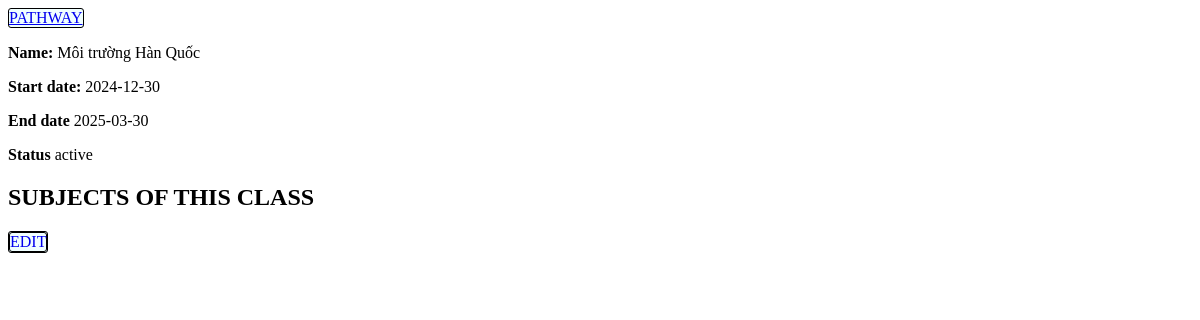
Page /manage/class/id=19/ on the earlier database version.
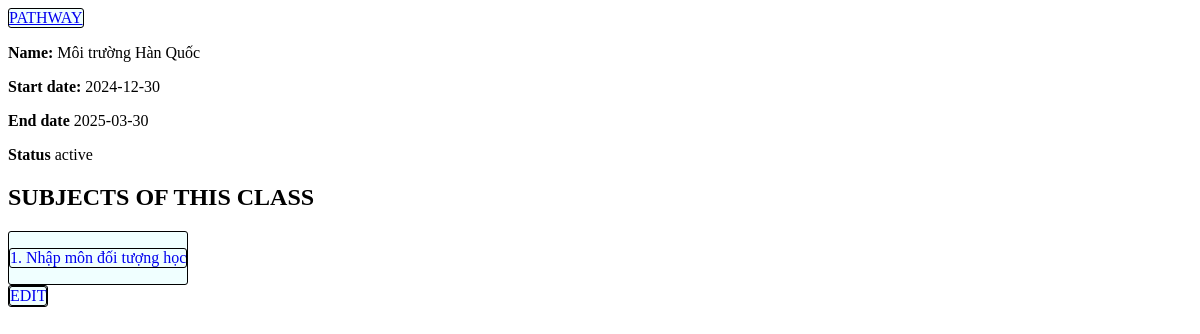
Same page on the later database version.
### main_site/models.py (models this page shows, shortened)
class Class(models.Model):
    STATUS_CHOICES = (
        ('active','active'),
        ('upcoming','upcoming'),
        ('completed','completed'),
    )
    name = models.CharField(max_length=50, verbose_name='Tên lớp')
    startDate = models.DateField(verbose_name='Thời gian mở lớp', null=True, auto_now_add=True)
    endDate = models.DateField(verbose_name='Thời gian đóng lớp', null=True)
    status = models.CharField(max_length=10, choices=STATUS_CHOICES, default='upcoming')
    maxOfDay = models.IntegerField(verbose_name='Số lượng ngày học tối đa trong kỳ', default=50)
    maxOfSessionsInDay = models.IntegerField(verbose_name="Số lượng buổi học tối đa trong ngày", default=2)
    term = models.ForeignKey(Term, on_delete=models.CASCADE, verbose_name='Thông tin kỳ học')

class Subject(models.Model):
    name = models.CharField(max_length=50, verbose_name='Tên môn học')
    class_object = models.ForeignKey(Class, on_delete=models.CASCADE, verbose_name='Lớp chứa môn học')

### main_site/views.py (the view)
# urls.py: path('manage/class/id=<int:classId>/', views.getManageClass, name="manageClass"),
def getManageClass(request, classId):
    classObj = Class.objects.filter(id=classId).first()
    subjects = Subject.objects.filter(class_object = classObj)
    context = {
        'class':classObj,
        'subjects': subjects,
    }
    return render(request, 'manage/class.html', context)

### main_site/templates/manage/class.html (shortened to what this page needs)
{% extends "base/base.html" %}
{% load static %}
{% block content %}
<a href="{% url "pathway" classId=class.id %}">PATHWAY</a>
<div class="InformationContainer">
    <p ><strong >Name:</strong> {{class.name}} </p>
</div>
<div class="InformationContainer">
    <p ><strong >Start date:</strong> {{class.startDate | date:"Y-m-d"}} </p>
</div>
<div class="InformationContainer">
    <p ><strong >End date</strong> {{class.endDate | date:"Y-m-d"}} </p>
</div>
<div class="InformationContainer">
    <p ><strong >Status</strong> {{class.status}} </p>
</div>
<h2 >SUBJECTS OF THIS CLASS</h2>
{% for subject in subjects %}
<div class="InformationContainer">
   <a href="{% url "manageSubject" subjectId=subject.id %}"><p class="ClickTag"> {{forloop.counter}}. {{subject.name}} </p></a>
</div>
{% endfor %}
<a href="{% url "editClass" classId=class.id %}"><div class="ClickTag">EDIT</div></a>
{% endblock content %}

### main_site/templates/base/base.html (shortened to what this page needs)
{% load static %}
<!DOCTYPE html>
<html>
    <head>
        <link rel="stylesheet" href="{% static "css/base.css" %}" type="text/css" >
    </head>
    <body>
        {% block content %}{% endblock content %}
    </body>
</html>

### static/css/base.css (style rules this page uses)
.ClickTag, a, [onclick] { background-color: azure; display: inline-block; border: 1px solid black; border-radius: 3px; }

Differences in the rows shown:
added Subject: name "Nhập môn đối tượng học"
